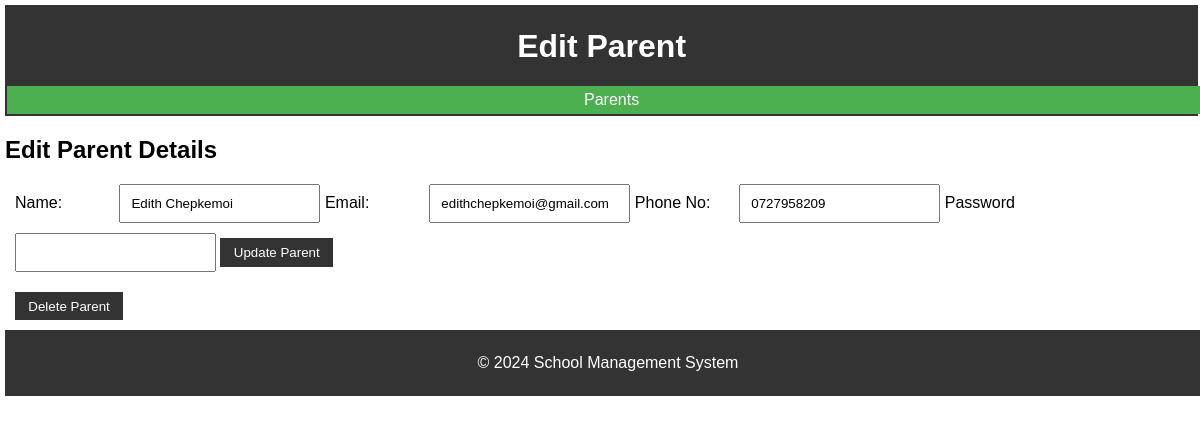
Page /edit_parent/1 (signed in) on the committed database.
### models.py (models this page shows)
class BaseModel(Model):
    class Meta:
        database = db

class Parent(BaseModel):
    name = CharField()
    email = CharField(unique=True)
    phone = CharField(null=True)
    password = CharField()

### app.py (the view, shortened to what this page needs)
@app.route("/edit_parent/<int:parent_id>", methods=["GET", "POST"])
@login_required
def edit_parent(parent_id):
    parent = Parent.get_or_none(parent_id)
    if not parent:
        return "Parent not found", 404
    app.logger.info("Edit_parent page accessed")
    return render_template("edit_parent.html", parent=parent)

### app.py (called while the page is built)
@app.before_request
def before_request():
    g.db = db
    if g.db.is_closed():
        g.db.connect()

def login_required(f):
    @wraps(f)
    def decorated_function(*args, **kwargs):
        if "teacher_id" not in session:
            return redirect(url_for("login_teacher"))
        return f(*args, **kwargs)
    return decorated_function

### templates/edit_parent.html (shortened to what this page needs)
<!DOCTYPE html>
<html lang="en">
<head>
    <link rel="stylesheet" href="{{ url_for('static', filename='styles.css') }}">
</head>
<body>
    <header>
        <h1>Edit Parent</h1>
        <nav>
            <a href="{{ url_for('parents') }}">Parents</a>
        </nav>
    </header>
    <main>
        <h2>Edit Parent Details</h2>
        <form action="{{ url_for('edit_parent', parent_id=parent.id) }}" method="POST">
            <label for="name">Name:</label>
            <input type="text" id="name" name="name" value="{{ parent.name }}" required>
            <label for="email">Email:</label>
            <input type="email" id="email" name="email" value="{{ parent.email }}" required>
	    <label for="phone">Phone No:</label>
	    <input type="text" id="phone" name="phone" value="{{ parent.phone }}" required>
	    <label for="password">Password</label>
	    <input type="password" id="password" name="password">
            <button type="submit">Update Parent</button>
        </form>
        <form action="{{ url_for('delete_parent', parent_id=parent.id) }}" method="POST" onsubmit="return confirm('Are you sure you want to delete this parent?');">
            <button type="submit">Delete Parent</button>
        </form>
    </main>
    <footer>
        <p>&copy; 2024 School Management System</p>
    </footer>
</body>
</html>

### static/styles.css (style rules this page uses)
body { font-family: Arial, sans-serif; margin: 0; padding: 5px; }
header { width: 100%; background-color: #333; color: #fff; padding: 0.1em; text-align: center; top: 0; position: sticky; }
nav { width: 100vw; overflow: auto; background-color: #4CAF50; color: #fff; padding: 5px; white-space: nowrap; text-align: center; }
nav a { color: #fff; text-decoration: none; margin: 0 1em; }
main { padding: 0; }
footer { background-color: #333; color: #fff; text-align: center; padding: 0.5em; position: sticky; width: 100%; bottom: 0; }
form { width: 100vw; margin: 10px; }
label { width: 100px; display: inline-block; margin: 0; }
input, select { width: auto; padding: 10px; margin-bottom: 10px; }
button { padding: 0.5em 1em; background-color: #333; color: #fff; border: none; cursor: pointer; }
h1, p, #c td:nth-child(1), #c td:nth-child(4), #cd td:nth-child(1), #cd td:nth-child(3) { text-align: center; }

### rows in the picture
Parent: name "Edith Chepkemoi", email "edithchepkemoi@gmail.com", phone "0727958209"
